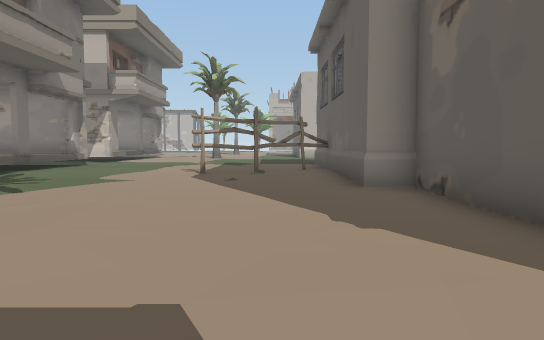
[1] (above)

24 first-person views from a walk through a Unity game level. The camera is 1.5 m above the floor, tilts 4° down and sees 75° across. The floor is counted in squares, 2 m on a side. Each view is taken from the middle of a square. On the plan, view 1 faces up. The plan holds only what a view shows up to about 11 squares ahead; the rest is blank. The place goes on beyond the plan. The player is left out. Some animated figures are left out. Door leaves are left out, so doorways stand open. Some surface patterns are stand-ins.

[2]
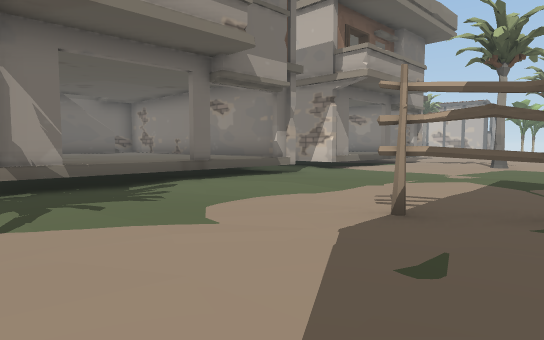

[3]
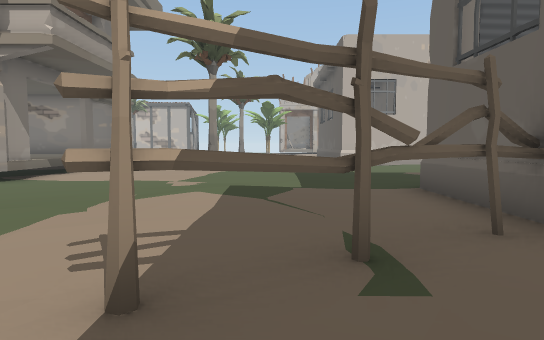

[4]
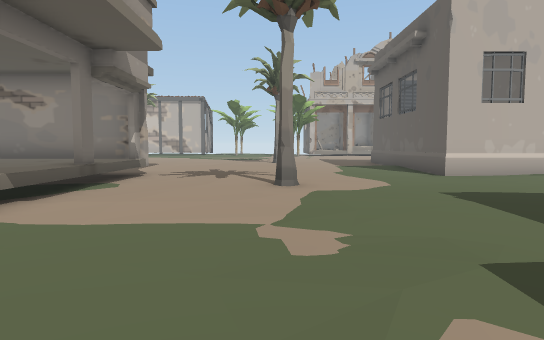

[5]
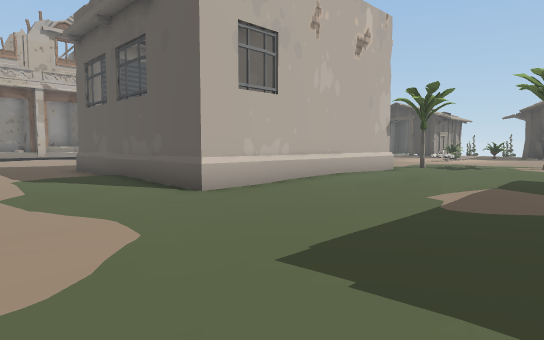

[6]
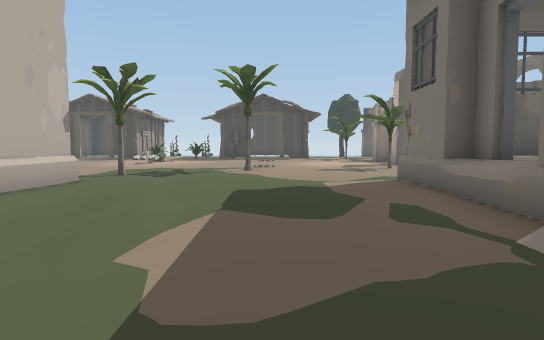

[7]
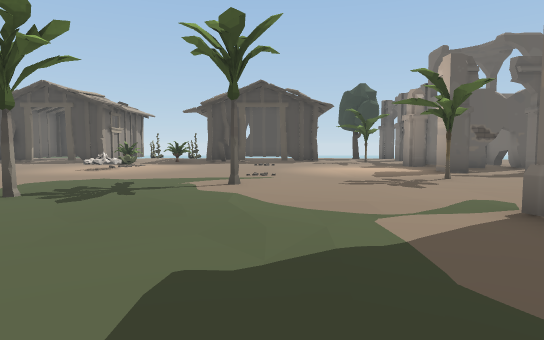

[8]
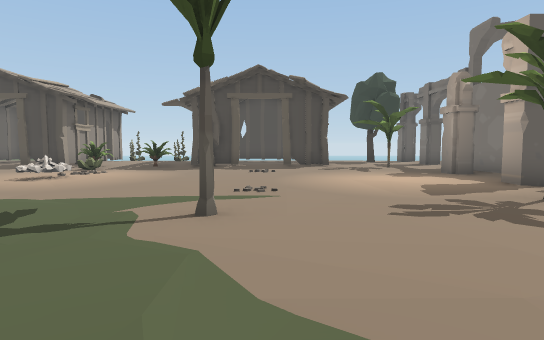

[9]
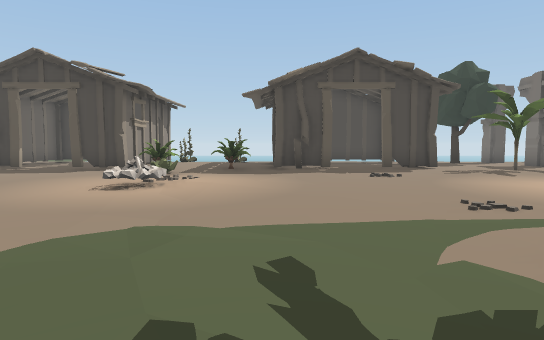

[10]
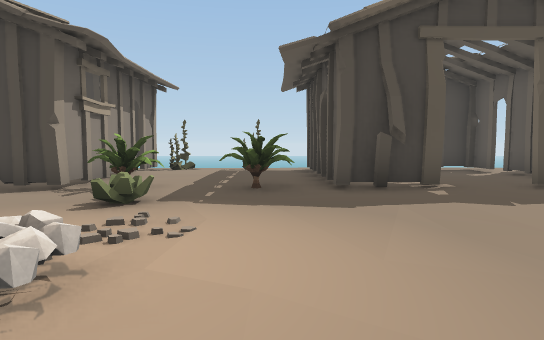

[11]
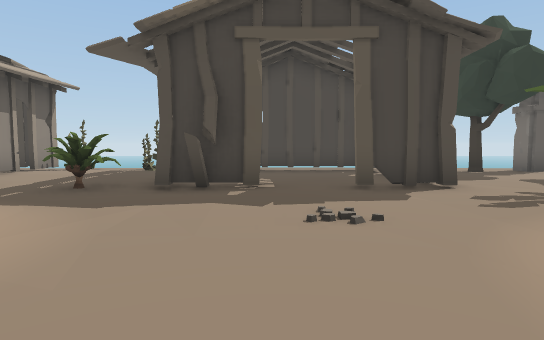

[12]
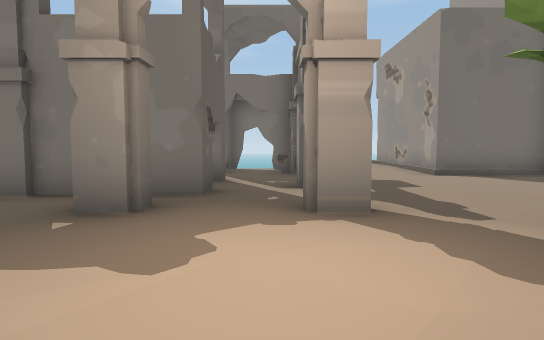

[13]
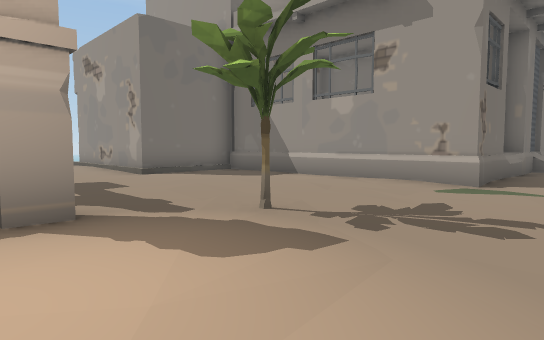

[14]
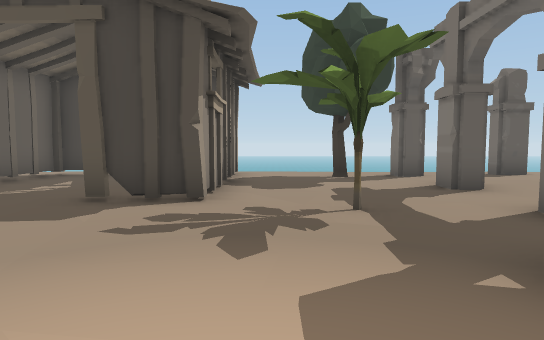

[15]
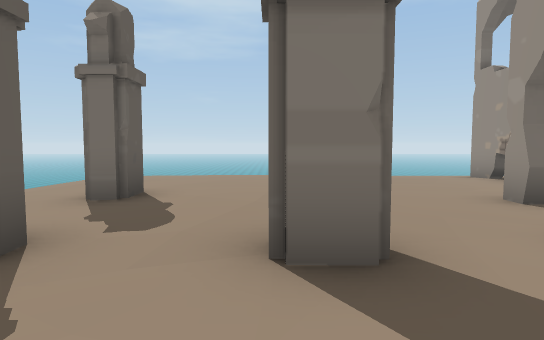

[16]
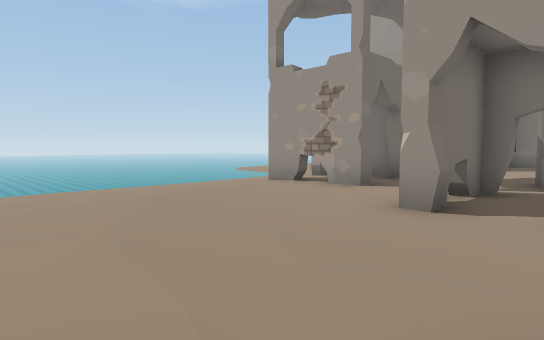

[17]
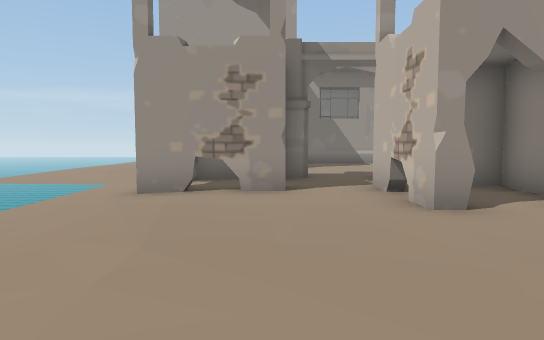

[18]
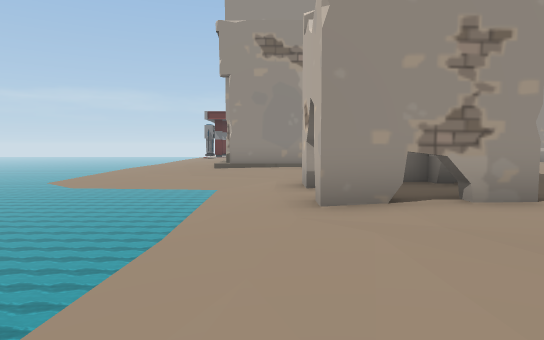

[19]
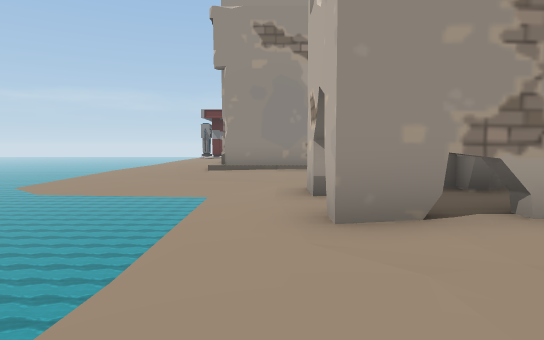

[20]
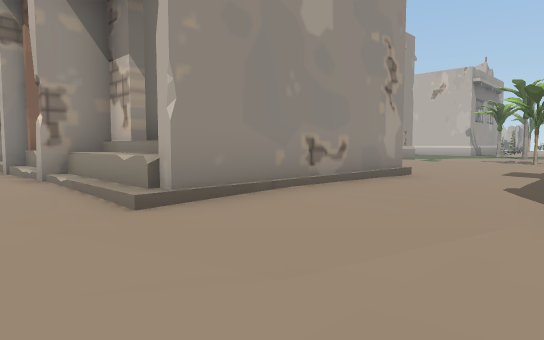

[21]
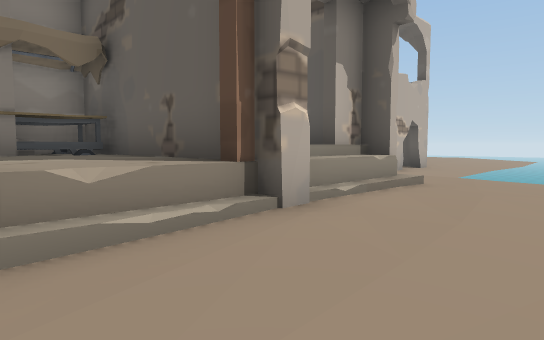

[22]
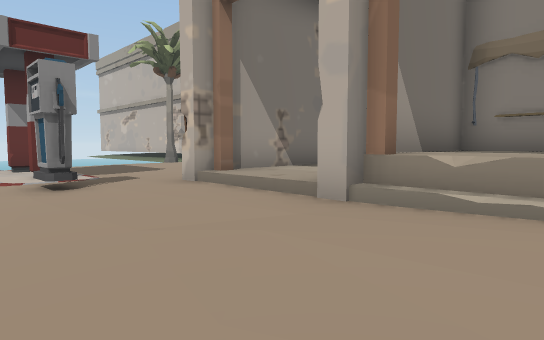

[23]
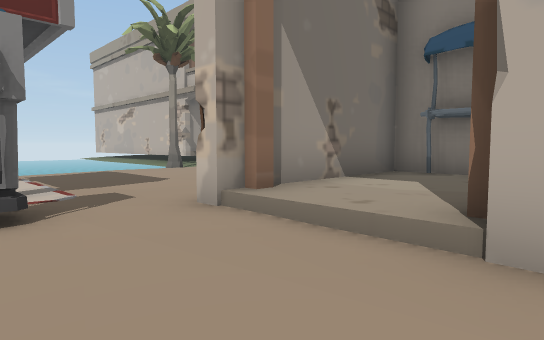

[24]
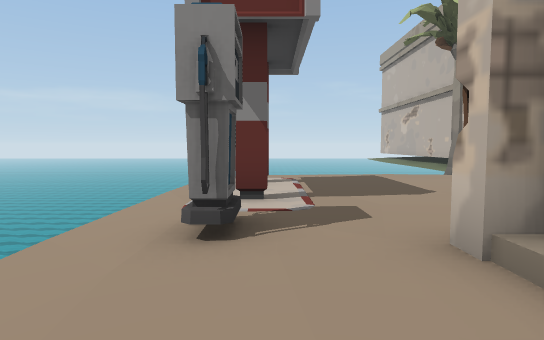

### Floor plan
Key: @ floor where view 1 was taken; # wall or solid block; x gap in a wall; . main floor; : floor 0.25 m higher than the main floor; - floor 0.25 m lower than the main floor; _ floor 0.5 m lower than the main floor; / step, stairs or slope; D open door; = window, fence, low wall or low ledge; ^ raised ledge; v drop or lower ground; T tree; C campfire; P plant; O other object.
Columns run from 7 left of view 1 to 28 right of it. Each row starts with its distance up from view 1.
 27        --#                 .#
 26        --#                ...
 25       ---#              ...-#.   #
 24       -..#             --.--###x##
 23       -..#           ------.O...P-
 22 .... ----#          ---CC--PO.....
 21 --...----########-------C-.-O....-
 20 ^.....-----....--T...--...--O...P--
 19 ^.....---...---.....---.....######-
 18 #...T.-----........-.----...#----#
 17 ^........--........T-----.....---#
 16 ^....................----......--#
 15 #..............--...--......#..--#
 14 #.---.....//....-....-......###x##-
 13 ..--...--##^#^###-.--....-.......--
 12 #.......-#   D^ #..-T....-.T.....--
 11 ^......--#     ^#..-.-#..#......T--
 10 ^......##^      #..-.---####..#.x--
  9 ^..--.#-.#      #...----#.#--....-
  8 ^----.-..#      #...--#-----.....-
  7 ^----.-.-#      #...-----##.....#.-
  6 #---..---##O  ####^/--------.....--
  5    -...---#O ##O  #/--###---.....--_
  4    T-..---#: #OO^ #/--#=#---....---_
  3    --..---#::#^^^ #/.-###---------
  2    -------#::#^^^^#/--------////--
  1    -------#::#^^^^^/--_vvvvv___ v
  0   _----@-------....---_
 -1   _--#-#-O------------_
 -2      //--------////--_v
 -3      vvvvvvvvvv_ ___vv
 -4                  vvvv

Positions as (right, up) in squares from view 1, and headings:
1: (0, 0), facing up
2: (0, 5), facing up-left
3: (-1, 7), facing up
4: (-3, 11), facing up
5: (-2, 15), facing up-right
6: (1, 16), facing right
7: (5, 16), facing right
8: (8, 16), facing right
9: (10, 19), facing right
10: (15, 20), facing right
11: (15, 17), facing right
12: (16, 15), facing down
13: (16, 15), facing down-left
14: (16, 13), facing right
15: (23, 12), facing down
16: (24, 9), facing down-left
17: (24, 5), facing left
18: (22, 2), facing left
19: (21, 2), facing left
20: (15, -1), facing up-left
21: (6, -2), facing up-right
22: (8, -3), facing up-left
23: (6, -2), facing up-left
24: (5, -1), facing left
